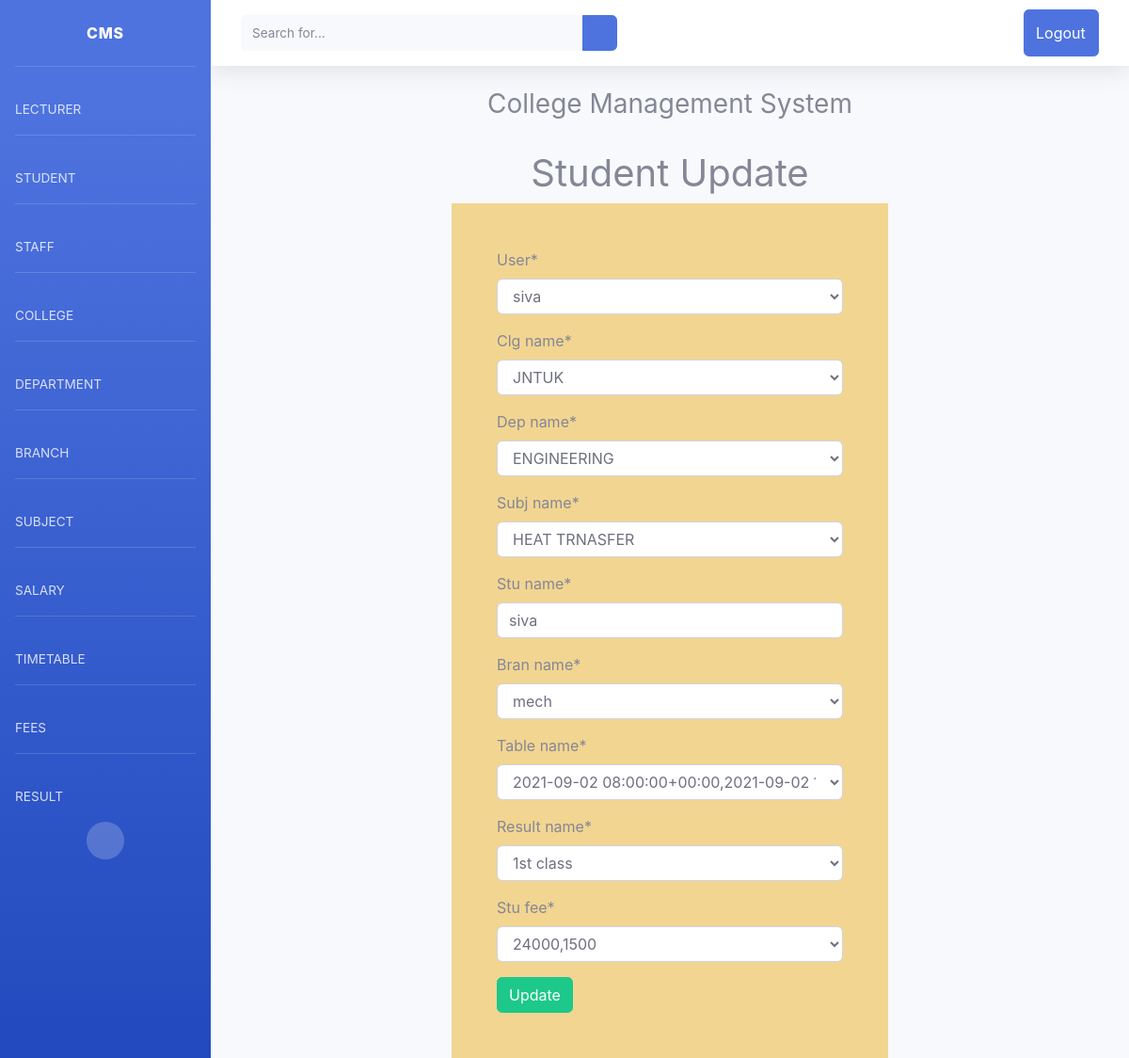
The app's page /Studupdate/1/ (signed in) with its own data.
### cmsapp/models.py (models this page shows, shortened)
class Student(models.Model):
	user=models.OneToOneField(User,on_delete=models.CASCADE)
	clg_name = models.ForeignKey(College, on_delete=models.CASCADE)
	dep_name = models.ForeignKey(Depart, on_delete=models.CASCADE)
	subj_name = models.ForeignKey(Subject, on_delete=models.CASCADE)
	stu_name = models.CharField(max_length=20)
	bran_name = models.ForeignKey(Branch, on_delete=models.CASCADE)
	table_name=models.ForeignKey(TimeTable,on_delete=models.CASCADE)
	result_name=models.ForeignKey(Results,on_delete=models.CASCADE)
	stu_fee=models.ForeignKey(Fee, on_delete=models.CASCADE)

class College(models.Model):
    clg_name = models.CharField(max_length=20, primary_key=True,blank=True)
    def __str__(self):
        return self.clg_name

### cmsapp/decorator.py (the view)
    def _inner(request, *args, **kwargs):
        if not request.user.is_admin:
            raise PermissionDenied
        return function(request, *args, **kwargs)

### cmsapp/forms.py
class StudentForm(forms.ModelForm):
    class Meta:
        model = Student
        fields = '__all__'

### cmsapp/decorator.py (called while the page is built)
def admin_only(function):
    def _inner(request, *args, **kwargs):
        if not request.user.is_admin:
            raise PermissionDenied
        return function(request, *args, **kwargs)
    return _inner

### cmsapp/models.py (called while the page is built)
    def __str__(self):
        return self.dep_name

    def __str__(self):
        return self.bran_name

    def __str__(self)->str:
        return f'{self.time_start},{self.time_end}'

    def __str__(self)->str:
        return f'{self.coll_fee},{self.exam_fee}'

    def __str__(self):
        return self.sub_name

    def __str__(self):
        return self.result

### cmsapp/views.py (called while the page is built)
@admin_only
def StudentUpdate(request, pk):
    context ={}
    obj = get_object_or_404(Student, id = pk)
    form = StudentForm(request.POST or None, instance = obj)
    if form.is_valid():
        form.save()
        return redirect('studlist')
    context["form"] = form
    return render(request, "student/studentupdate.html", context)

### templates/student/studentupdate.html (shortened to what this page needs)
{% extends 'registration/home.html' %}
{% block content %}
{% load crispy_forms_tags %}
{% if user.is_admin %}
<div class="container">
    <h1 class="text-center">Student Update</h1>
            <form method="POST" class="col-lg-6 mx-auto mt-1 p-5" style="background-color: #f2d591" >
            {{ form|crispy }}
            <input type="submit" value="Update" class="btn btn-success">
        </form>
</div>
{% else %}
<h5>Enter Login Details</h5>
{% endif %}
{% endblock %}

### templates/registration/home.html (style rules this page uses)
body { font-family: 'Roboto', sans-serif; }

### records on screen
Student: user "siva", dep_name "ENGINEERING", subj_name "HEAT TRNASFER", stu_name "siva", bran_name "mech", table_name "2021-09-02 08:00:00+00:00,2021-09-02 11:30:00+00:00", result_name "1st class", stu_fee "24000,1500"
College: clg_name "JNTUK"
